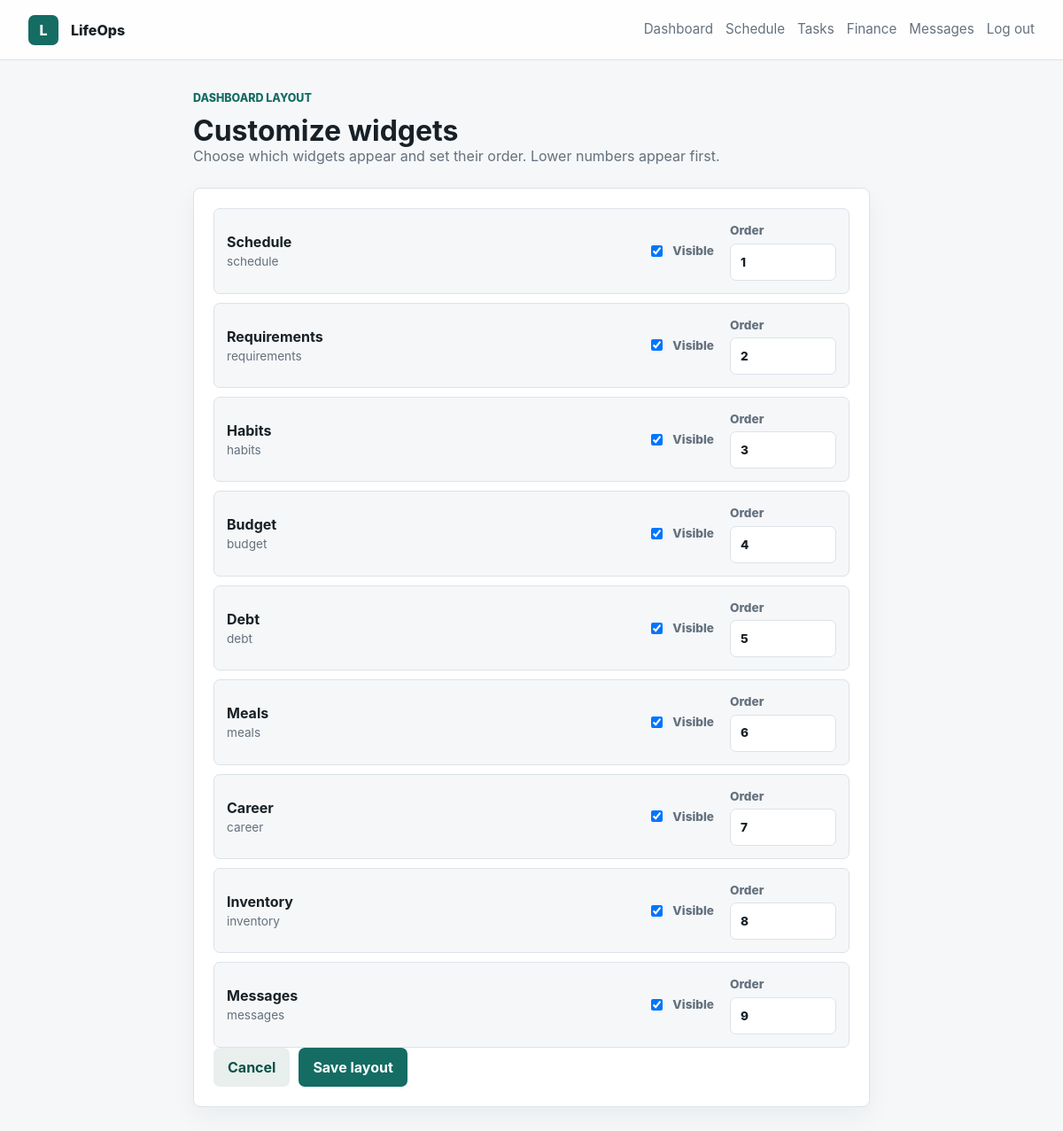
Page /dashboard/settings/ (signed in) on the committed database.
### core/models.py (models this page shows, shortened)
class TimeStampedModel(models.Model):
    created_at = models.DateTimeField(auto_now_add=True)
    updated_at = models.DateTimeField(auto_now=True)
    class Meta:
        abstract = True

class DashboardWidget(TimeStampedModel):
    SCHEDULE = "schedule"
    REQUIREMENTS = "requirements"
    HABITS = "habits"
    BUDGET = "budget"
    DEBT = "debt"
    MEALS = "meals"
    CAREER = "career"
    INVENTORY = "inventory"
    MESSAGES = "messages"
    WIDGET_CHOICES = [
        (SCHEDULE, "Schedule"),
        (REQUIREMENTS, "Requirements"),
        (HABITS, "Habits"),
        (BUDGET, "Budget"),
        (DEBT, "Debt"),
        (MEALS, "Meals"),
        (CAREER, "Career"),
        (INVENTORY, "Inventory"),
        (MESSAGES, "Messages"),
    ]
    user = models.ForeignKey(settings.AUTH_USER_MODEL, on_delete=models.CASCADE)
    key = models.CharField(max_length=32, choices=WIDGET_CHOICES)
    visible = models.BooleanField(default=True)
    position = models.PositiveSmallIntegerField(default=0)
    class Meta:
        ordering = ["position", "key"]
        unique_together = ("user", "key")

### core/views.py (the view, shortened to what this page needs)
# urls.py: path("dashboard/settings/", views.dashboard_settings, name="dashboard_settings"),
@login_required
def dashboard_settings(request):
    ensure_dashboard_widgets(request.user)
    widgets = DashboardWidget.objects.filter(user=request.user)
    widget_forms = [
        {
            "widget": widget,
            "label": dict(WIDGET_DEFAULTS).get(widget.key, widget.key.title()),
            "form": DashboardWidgetForm(instance=widget, prefix=widget.key),
        }
        for widget in widgets
    ]
    return render(request, "core/dashboard_settings.html", {"widget_forms": widget_forms})

### core/views.py (called while the page is built)
def ensure_dashboard_widgets(user):
    for position, (key, _label) in enumerate(WIDGET_DEFAULTS, start=1):
        DashboardWidget.objects.get_or_create(
            user=user,
            key=key,
            defaults={"position": position, "visible": True},
        )

### core/templates/core/dashboard_settings.html (shortened to what this page needs)
{% extends "core/base.html" %}
{% block content %}
<section class="page-shell narrow">
  <div class="page-heading">
    <div>
      <p class="eyebrow">Dashboard layout</p>
      <h1>Customize widgets</h1>
      <p class="page-subtitle">Choose which widgets appear and set their order. Lower numbers appear first.</p>
    </div>
  </div>
  <form class="form-panel" method="post">
    <div class="widget-settings-list">
      {% for item in widget_forms %}
        <section class="widget-setting">
          <div>
            <strong>{{ item.label }}</strong>
            <span>{{ item.widget.key }}</span>
          </div>
          <label class="toggle-line">
            {{ item.form.visible }}
            <span>Visible</span>
          </label>
          <label class="compact-field">
            <span>Order</span>
            {{ item.form.position }}
          </label>
        </section>
      {% endfor %}
    </div>
    <div class="form-actions">
      <a class="button button-secondary" href="{% url 'dashboard' %}">Cancel</a>
      <button class="button" type="submit">Save layout</button>
    </div>
  </form>
</section>
{% endblock %}

### core/static/core/css/app.css (style rules this page uses)
:root { --bg: #f5f7f9; --bg-strong: #edf2f4; --surface: #ffffff; --ink: #172026; --muted: #64717d; --line: #dce3e8; --primary: #146c63; --primary-dark: #0f4f49; --accent: #c98b2d; --blue: #315f91; --danger: #b42318; --radius: 8px; --shadow: 0 18px 44px rgba(23, 32, 38, 0.08); }
* { box-sizing: border-box; }
body { margin: 0; background: var(--bg); color: var(--ink); font-family: Inter, ui-sans-serif, system-ui, -apple-system, BlinkMacSystemFont, "Segoe UI", sans-serif; line-height: 1.5; }
a { color: inherit; text-decoration: none; }
.button, .link-button { border: 0; cursor: pointer; font: inherit; }
.button { background: var(--primary); border-radius: 7px; color: white; display: inline-flex; font-weight: 700; justify-content: center; min-height: 42px; padding: 10px 16px; }
.button-secondary { background: #e8efed; color: var(--primary-dark); }
.eyebrow { color: var(--primary); font-size: 0.78rem; font-weight: 800; letter-spacing: 0; margin: 0 0 10px; text-transform: uppercase; }
h1, h2, h3, p { margin-top: 0; }
h1 { font-size: 3.3rem; line-height: 1.05; margin-bottom: 18px; }
.panel-header, .module-title, .page-heading, .split { align-items: center; display: flex; justify-content: space-between; gap: 16px; }
.page-shell { margin: 0 auto; max-width: 1220px; padding: 34px 28px 56px; }
.page-shell.narrow { max-width: 820px; }
.page-heading { margin-bottom: 24px; }
.page-subtitle { color: var(--muted); margin-bottom: 0; max-width: 680px; }
.page-heading h1 { font-size: 2rem; margin-bottom: 0; }
.toolbar, .quick-actions, .row-actions, .form-actions { align-items: center; display: flex; flex-wrap: wrap; gap: 10px; }
.table-panel, .form-panel { background: #ffffff; border: 1px solid var(--line); border-radius: var(--radius); box-shadow: 0 10px 28px rgba(23, 32, 38, 0.05); }
.table-header, .record-row, .widget-setting { align-items: center; display: grid; gap: 18px; }
.form-panel { padding: 22px; }
.field-control, .form-field input, .form-field select, .form-field textarea, .compact-field input { background: #ffffff; border: 1px solid var(--line); border-radius: 7px; color: var(--ink); font: inherit; min-height: 42px; padding: 9px 11px; width: 100%; }
.widget-settings-list { display: grid; gap: 10px; }
.widget-setting { background: var(--bg); border: 1px solid var(--line); border-radius: 7px; grid-template-columns: minmax(0, 1fr) auto 120px; padding: 14px; }
.widget-setting strong, .widget-setting span { display: block; }
.widget-setting span { color: var(--muted); font-size: 0.85rem; }
.toggle-line { align-items: center; color: var(--muted); display: flex; font-weight: 800; gap: 8px; }
.compact-field { color: var(--muted); display: grid; font-size: 0.85rem; font-weight: 800; gap: 4px; }

### rows in the picture
DashboardWidget: label "Schedule", widget.key "schedule", form.position "1"
DashboardWidget: label "Requirements", widget.key "requirements", form.position "2"
DashboardWidget: label "Habits", widget.key "habits", form.position "3"
DashboardWidget: label "Budget", widget.key "budget", form.position "4"
DashboardWidget: label "Debt", widget.key "debt", form.position "5"
DashboardWidget: label "Meals", widget.key "meals", form.position "6"
DashboardWidget: label "Career", widget.key "career", form.position "7"
DashboardWidget: label "Inventory", widget.key "inventory", form.position "8"
DashboardWidget: label "Messages", widget.key "messages", form.position "9"
